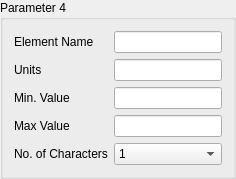
        <widget class="QGroupBox" name="groupBox_4">
         <property name="title">
          <string>Parameter 4</string>
         </property>
         <layout class="QFormLayout" name="formLayout_4">
          <item row="0" column="0">
           <widget class="QLabel" name="label_23">
            <property name="text">
             <string>Element Name</string>
            </property>
           </widget>
          </item>
          <item row="0" column="1">
           <widget class="QLineEdit" name="lineEdit_16"/>
          </item>
          <item row="1" column="0">
           <widget class="QLabel" name="label_21">
            <property name="text">
             <string>Units</string>
            </property>
           </widget>
          </item>
          <item row="1" column="1">
           <widget class="QLineEdit" name="lineEdit_13"/>
          </item>
          <item row="2" column="0">
           <widget class="QLabel" name="label_25">
            <property name="text">
             <string>Min. Value</string>
            </property>
           </widget>
          </item>
          <item row="2" column="1">
           <widget class="QLineEdit" name="lineEdit_15"/>
          </item>
          <item row="3" column="0">
           <widget class="QLabel" name="label_24">
            <property name="text">
             <string>Max Value</string>
            </property>
           </widget>
          </item>
          <item row="3" column="1">
           <widget class="QLineEdit" name="lineEdit_14"/>
          </item>
          <item row="4" column="0">
           <widget class="QLabel" name="label_22">
            <property name="text">
             <string>No. of Characters</string>
            </property>
           </widget>
          </item>
          <item row="4" column="1">
           <widget class="QComboBox" name="comboBox_4">
            <item>
             <property name="text">
              <string>1</string>
             </property>
            </item>
            <item>
             <property name="text">
              <string>2</string>
             </property>
            </item>
            <item>
             <property name="text">
              <string>3</string>
             </property>
            </item>
            <item>
             <property name="text">
              <string>4</string>
             </property>
            </item>
            <item>
             <property name="text">
              <string>5</string>
             </property>
            </item>
            <item>
             <property name="text">
              <string>6</string>
             </property>
            </item>
            <item>
             <property name="text">
              <string>7</string>
             </property>
            </item>
            <item>
             <property name="text">
              <string>8</string>
             </property>
            </item>
            <item>
             <property name="text">
              <string>9</string>
             </property>
            </item>
            <item>
             <property name="text">
              <string>10</string>
             </property>
            </item>
            <item>
             <property name="text">
              <string>11</string>
             </property>
            </item>
            <item>
             <property name="text">
              <string>12</string>
             </property>
            </item>
            <item>
             <property name="text">
              <string>13</string>
             </property>
            </item>
            <item>
             <property name="text">
              <string>14</string>
             </property>
            </item>
            <item>
             <property name="text">
              <string>15</string>
             </property>
            </item>
            <item>
             <property name="text">
              <string>16</string>
             </property>
            </item>
            <item>
             <property name="text">
              <string>17</string>
             </property>
            </item>
            <item>
             <property name="text">
              <string>18</string>
             </property>
            </item>
            <item>
             <property name="text">
              <string>19</string>
             </property>
            </item>
            <item>
             <property name="text">
              <string>20</string>
             </property>
            </item>
            <item>
             <property name="text">
              <string>21</string>
             </property>
            </item>
            <item>
             <property name="text">
              <string>22</string>
             </property>
            </item>
            <item>
             <property name="text">
              <string>23</string>
             </property>
            </item>
            <item>
             <property name="text">
              <string>24</string>
             </property>
            </item>
            <item>
             <property name="text">
              <string>25</string>
             </property>
            </item>
            <item>
             <property name="text">
              <string>26</string>
             </property>
            </item>
            <item>
             <property name="text">
              <string>27</string>
             </property>
            </item>
            <item>
             <property name="text">
              <string>28</string>
             </property>
            </item>
            <item>
             <property name="text">
              <string>29</string>
             </property>
            </item>
            <item>
             <property name="text">
              <string>30</string>
             </property>
            </item>
           </widget>
          </item>
         </layout>
        </widget>
